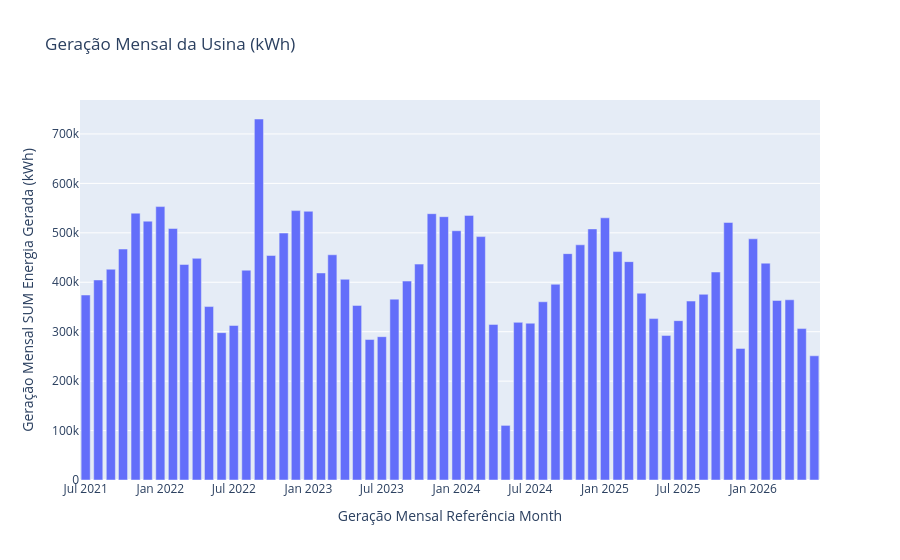

Notebook code cell kept with this figure:
### Code cell
import plotly.express as px

# Gráfico de barras simples: Mês no eixo X e Geração no eixo Y
fig = px.bar(
    tabela_usina, 
    x='Geração Mensal Referência Month', 
    y='Geração Mensal SUM Energia Gerada (kWh)',
    title='Geração Mensal da Usina (kWh)',
    labels={'data': 'Mês/Ano', 'geracao': 'Geração (kWh)'}
)

fig.show()
